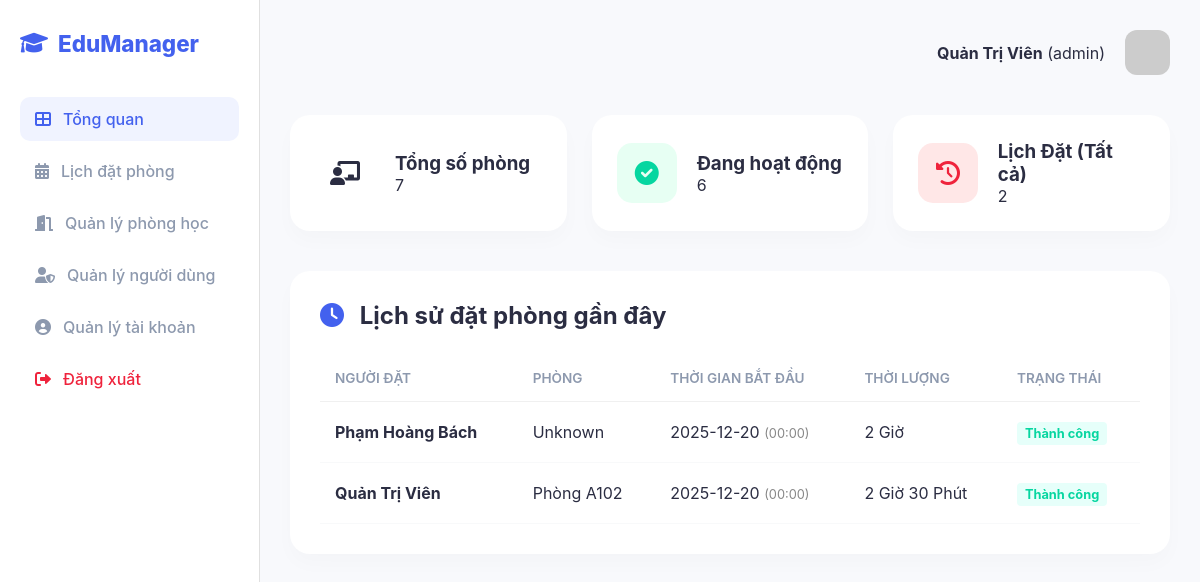
The app's page /dashboard (signed in) with its own data.
### app.py (models this page shows)
class User(Base):
    __tablename__ = "users"
    id = Column(Integer, primary_key=True, index=True)
    username = Column(String, unique=True, index=True)
    password = Column(String)
    email = Column(String, unique=True)
    phone = Column(String)
    role = Column(String, default="teacher")
    full_name = Column(String)
    verification_code = Column(String, nullable=True)

class Booking(Base):
    __tablename__ = "bookings"
    id = Column(Integer, primary_key=True, index=True)
    room_id = Column(Integer)
    user_id = Column(Integer)
    booker_name = Column(String)
    start_time = Column(String)
    duration_hours = Column(String)
    status = Column(String, default="Confirmed")

class Classroom(Base):
    __tablename__ = "classrooms"
    id = Column(Integer, primary_key=True, index=True)
    room_name = Column(String, unique=True, index=True)
    capacity = Column(Integer)
    equipment = Column(String)
    status = Column(String, default="Available")

### app.py (the view)
@app.get("/dashboard", response_class=HTMLResponse)
async def dashboard(request: Request, db: Session = Depends(get_db)):
    u = get_current_user(request, db)
    if not u: return RedirectResponse("/")
    rooms = db.query(Classroom).all()
    booking_count = db.query(Booking).count() if u.role == 'admin' else db.query(Booking).filter(Booking.user_id == u.id).count()
    bookings_db = db.query(Booking).order_by(Booking.id.desc()).limit(10).all()
    history = []
    for b in bookings_db:
        r = db.query(Classroom).filter(Classroom.id == b.room_id).first()
        history.append({"booker": b.booker_name, "room_name": r.room_name if r else "Unknown", "time": b.start_time, "duration": b.duration_hours, "status": b.status})
    return templates.TemplateResponse("index.html", {
        "request": request, "username": u.username, "full_name": u.full_name, "role": u.role,
        "classrooms": rooms, "total_rooms": len(rooms), "active_rooms": len([r for r in rooms if r.status=='Available']),
        "booking_count": booking_count, "history": history
    })

### templates/index.html (shortened to what this page needs)
<!DOCTYPE html>
<html lang="vi">
<head>
    <link rel="stylesheet" href="/static/style.css">
    <link rel="stylesheet" href="https://cdnjs.cloudflare.com/ajax/libs/font-awesome/6.0.0/css/all.min.css">
</head>
<body>
    <div class="container">
        <aside class="sidebar">
            <div class="logo">
                <a href="/dashboard" style="text-decoration: none; color: inherit; display: flex; align-items: center; gap: 10px;">
                    <i class="fas fa-graduation-cap"></i><span>EduManager</span>
                </a>
            </div>
            <nav>
                <ul>
                    <li><a href="/dashboard" class="active"><i class="fas fa-th-large"></i> Tổng quan</a></li>
                    {% if role == 'admin' or role == 'teacher' %}
                    <li><a href="/booking-scheduler"><i class="fas fa-calendar-alt"></i> Lịch đặt phòng</a></li>
                    <li><a href="/room-management"><i class="fas fa-door-open"></i> Quản lý phòng học</a></li>
                    {% endif %}
                    {% if role == 'admin' %}
                    <li><a href="/user-management"><i class="fas fa-user-shield"></i> Quản lý người dùng</a></li>
                    {% endif %}
                    <li><a href="/profile"><i class="fas fa-user-circle"></i> Quản lý tài khoản</a></li>
                    <li class="logout-item"><a href="/logout" style="color: #ef233c;"><i class="fas fa-sign-out-alt"></i> Đăng xuất</a></li>
                </ul>
            </nav>
        </aside>
        <main class="main-content">
            <header>
                <div class="user-profile">
                    <div class="info"><strong>{{ full_name if full_name else username }}</strong> ({{ role }})</div>
                    <img src="https://ui-avatars.com/api/?name={{ full_name if full_name else username }}&background=4361ee&color=fff&size=128" alt="Avatar">
                </div>
            </header>
            <section class="stats-grid">
                <div class="stat-card purple" onclick="window.location.href='/room-management'" style="cursor: pointer;">
                    <div class="stat-icon"><i class="fas fa-chalkboard-teacher"></i></div>
                    <div class="stat-info">
                        <h3>Tổng số phòng</h3>
                        <p>{{ total_rooms }}</p>
                    </div>
                </div>
                <div class="stat-card green" onclick="window.location.href='/room-management?filter=Available'" style="cursor: pointer;">
                    <div class="stat-icon"><i class="fas fa-check-circle"></i></div>
                    <div class="stat-info">
                        <h3>Đang hoạt động</h3>
                        <p>{{ active_rooms }}</p>
                    </div>
                </div>
                {% if role == 'admin' %}
                <div class="stat-card red" onclick="window.location.href='/booking-scheduler'" style="cursor: pointer;">
                {% else %}
                <div class="stat-card red" onclick="window.location.href='/profile'" style="cursor: pointer;">
                {% endif %}
                    <div class="stat-icon"><i class="fas fa-history"></i></div>
                    <div class="stat-info">
                        <h3>Lịch Đặt ({{ 'Tất cả' if role == 'admin' else 'Của bạn' }})</h3>
                        <p>{{ booking_count }}</p>
                    </div>
                </div>
            </section>
            <section class="data-section">
                <div class="section-header">
                    <h2><i class="fas fa-clock" style="color: #4361ee; margin-right: 10px;"></i> Lịch sử đặt phòng gần đây</h2>
                </div>
                <div class="table-container">
                    <table>
                        <thead>
                            <tr>
                                <th>Người đặt</th>
                                <th>Phòng</th>
                                <th>Thời gian bắt đầu</th>
                                <th>Thời lượng</th>
                                <th>Trạng thái</th>
                            </tr>
                        </thead>
                        <tbody>
                            {% for item in history %}
                            <tr>
                                <td><strong>{{ item.booker }}</strong></td>
                                <td>{{ item.room_name }}</td>
                                <td>
                                    {{ item.time.split('T')[0] }}
                                    <span style="color:#888; font-size:0.8rem;"> ({{ item.time.split('T')[1][:5] }})</span>
                                </td>
                                <td>{{ item.duration }}</td>
                                <td>
                                    <span style="background:#e6fffa; color:#06d6a0; padding:4px 8px; border-radius:4px; font-weight:bold; font-size:0.8rem;">Thành công</span>
                                </td>
                            </tr>
                            {% else %}
                            <tr><td colspan="5" style="text-align:center; padding: 20px; color:#888;">Chưa có lịch đặt phòng nào.</td></tr>
                            {% endfor %}
                        </tbody>
                    </table>
                </div>
            </section>
        </main>
    </div>
</body>
</html>

### static/style.css (style rules this page uses)
:root { --primary-color: #4361ee; --secondary-color: #3f37c9; --bg-color: #f8f9fc; --sidebar-color: #ffffff; --text-main: #2b2d42; --text-sub: #8d99ae; --white: #ffffff; --danger: #ef233c; --success: #06d6a0; }
* { margin: 0; padding: 0; box-sizing: border-box; font-family: 'Inter', sans-serif; }
body { background-color: var(--bg-color); color: var(--text-main); }
.container { display: flex; min-height: 100vh; }
.sidebar { width: 260px; background: var(--sidebar-color); border-right: 1px solid #e0e0e0; padding: 30px 20px; display: flex; flex-direction: column; }
.logo { display: flex; align-items: center; gap: 12px; font-size: 1.4rem; font-weight: 800; color: var(--primary-color); margin-bottom: 40px; }
.sidebar ul { list-style: none; }
.sidebar ul li { margin-bottom: 8px; }
.sidebar ul li a { text-decoration: none; color: var(--text-sub); padding: 12px 15px; display: flex; align-items: center; gap: 12px; border-radius: 10px; transition: all 0.3s; font-weight: 500; }
.sidebar ul li a:hover, .sidebar ul li a.active { background: #f0f3ff; color: var(--primary-color); }
.main-content { flex: 1; padding: 30px; }
header { display: flex; justify-content: space-between; margin-bottom: 40px; }
.user-profile { display: flex; align-items: center; gap: 20px; }
.user-profile img { width: 45px; border-radius: 12px; }
.stats-grid { display: grid; grid-template-columns: repeat(auto-fit, minmax(250px, 1fr)); gap: 25px; margin-bottom: 40px; }
.stat-card { background: white; padding: 25px; border-radius: 20px; display: flex; align-items: center; gap: 20px; box-shadow: 0 10px 20px rgba(0,0,0,0.02); transition: transform 0.3s; }
.stat-icon { width: 60px; height: 60px; border-radius: 15px; display: grid; place-items: center; font-size: 1.5rem; }
.red .stat-icon { background: #ffe7e7; color: #ef233c; }
.green .stat-icon { background: #e7fff3; color: #06d6a0; }
.data-section { background: white; padding: 30px; border-radius: 20px; box-shadow: 0 10px 20px rgba(0,0,0,0.02); }
.section-header { display: flex; justify-content: space-between; align-items: center; margin-bottom: 25px; }
table { width: 100%; border-collapse: collapse; }
table th { text-align: left; padding: 15px; color: var(--text-sub); font-weight: 600; font-size: 0.85rem; text-transform: uppercase; border-bottom: 1px solid #f0f0f0; }
table td { padding: 20px 15px; border-bottom: 1px solid #f8f9fa; }
.logout-item i { color: var(--danger); }

### records on screen
User: full_name "Quản Trị Viên", role "admin", role "Tất cả"
Booking: booker "Phạm Hoàng Bách", room_name "Unknown", time "2025-12-20", time "00:00", duration "2 Giờ"
Booking: booker "Quản Trị Viên", time "2025-12-20", time "00:00", duration "2 Giờ 30 Phút"
Classroom: room_name "Phòng A102"

### other values on screen
{{ total_rooms }} "7"
{{ active_rooms }} "6"
{{ booking_count }} "2"
